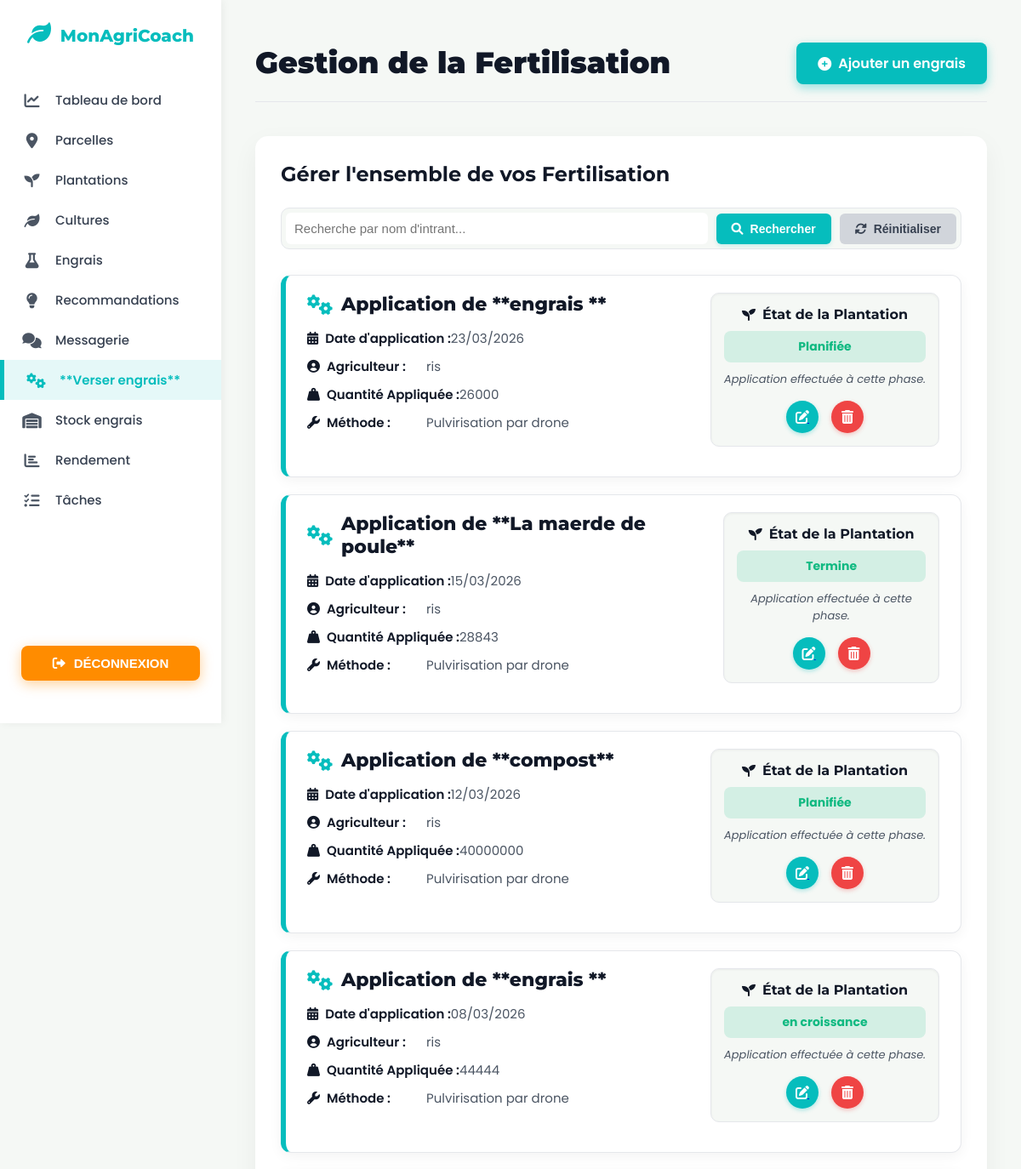
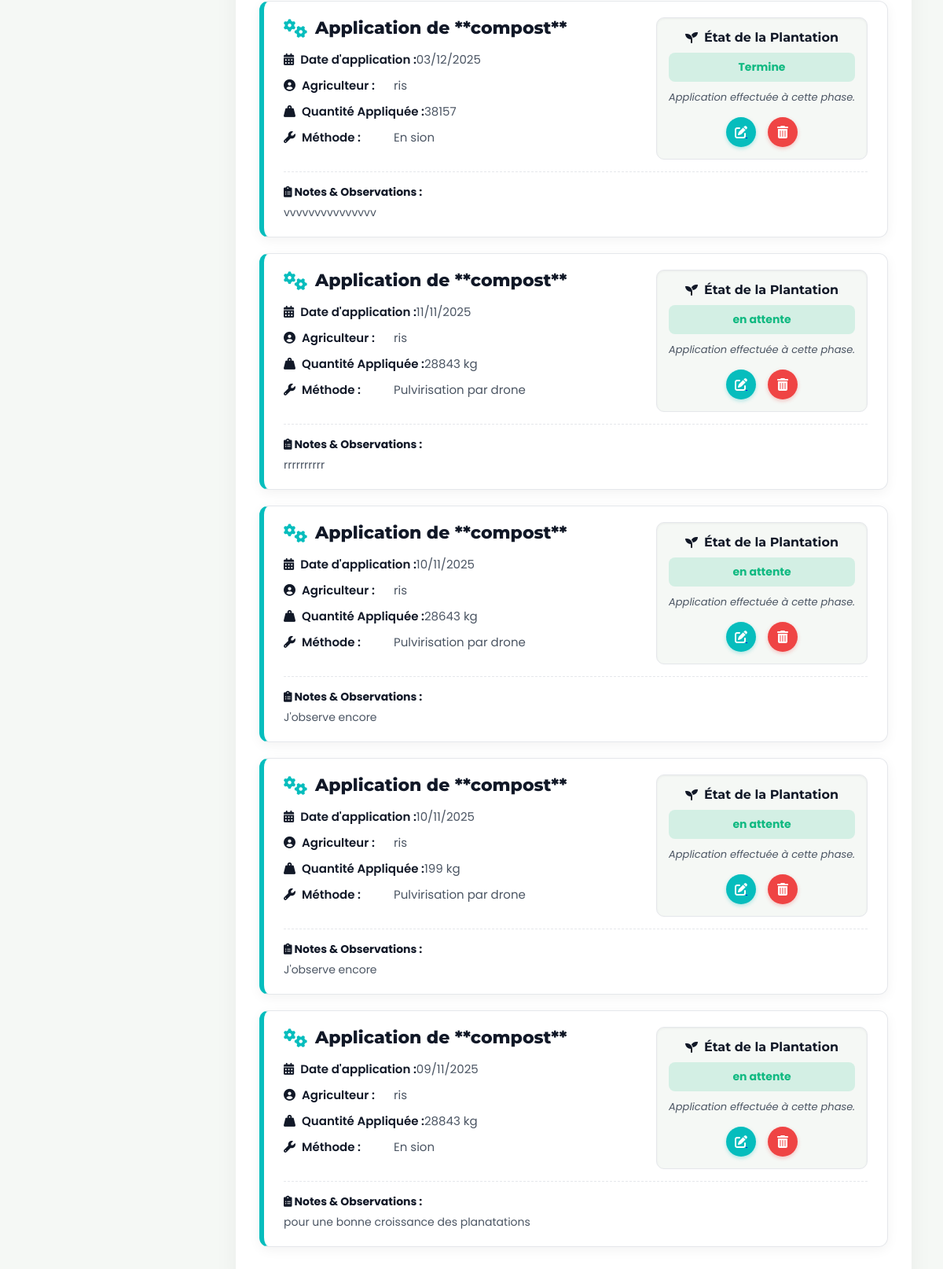
/liste_appli_intrant.php (signed in), run on the app's committed database (2 pictures, top to bottom).
### tables this page shows
CREATE TABLE `application_intrant` (
  `id` int(11) NOT NULL,
  `date_aplication` datetime NOT NULL,
  `quantite_appliquee` decimal(10,0) NOT NULL,
  `unite_appliquee` varchar(45) NOT NULL,
  `methode_application` varchar(255) NOT NULL,
  `notes` text NOT NULL,
  `id_plantation` int(11) NOT NULL,
  `id_intrant` int(11) NOT NULL,
  `id_agriculteur` int(11) NOT NULL
);

CREATE TABLE `intrant` (
  `id` int(11) NOT NULL,
  `nom_intrant` varchar(45) NOT NULL,
  `type_intrant` varchar(255) NOT NULL,
  `unite_standard` varchar(45) NOT NULL,
  `descriptions` text NOT NULL,
  `id_agriculteur` int(11) NOT NULL
);

CREATE TABLE `utilisateur` (
  `id` int(11) NOT NULL,
  `email` varchar(45) NOT NULL,
  `mot_de_passe` varchar(255) NOT NULL,
  `nom` varchar(45) NOT NULL,
  `prenom` varchar(45) NOT NULL,
  `telephone` varchar(45) NOT NULL,
  `pays` varchar(150) NOT NULL,
  `date_inscription` datetime NOT NULL,
  `type_utilisateur` varchar(45) NOT NULL,
  `reset_token` varchar(255) NOT NULL,
  `reset_token_expiration` datetime NOT NULL,
  `photo` varchar(255) NOT NULL,
  `langue` varchar(5) DEFAULT 'fr',
  `timezone` varchar(50) DEFAULT 'Africa/Douala',
  `notif_arrosage` tinyint(1) DEFAULT 1,
  `notif_stock` tinyint(1) DEFAULT 0
);

CREATE TABLE `plantation` (
  `id` int(11) NOT NULL,
  `date_semis` date NOT NULL,
  `date_recolte_prevue` date NOT NULL,
  `quantite_semis_kg_ha` decimal(10,0) NOT NULL,
  `statut_plantation` varchar(255) NOT NULL,
  `rendement_final_kg` decimal(10,0) NOT NULL,
  `unite_rendement` varchar(45) NOT NULL,
  `id_parcelle` int(11) NOT NULL,
  `id_culture` int(11) NOT NULL,
  `id_agriculteur` int(11) NOT NULL
);

### liste_appli_intrant.php (the view, shortened to what this page needs)
<?php
require_once 'db.php';
$id_agriculteur = $_SESSION['user_id'];
$apintrants = [];
try{
    $sql ="SELECT
                a.id,
                a.date_aplication,
                a.quantite_appliquee,
                a.unite_appliquee,
                a.methode_application,
                a.notes,
                p.statut_plantation AS statut_plantation,
                u.nom AS nom_agriculteur,
                i.nom_intrant AS nom_intrant
           FROM application_intrant AS a
           JOIN plantation AS p ON a.id_plantation = p.id
           JOIN intrant AS i ON a.id_intrant = i.id
           JOIN utilisateur AS u ON a.id_agriculteur = u.id
           WHERE u.type_utilisateur = 'agriculteur'
           AND a.id_agriculteur = :id_agriculteur
           ORDER BY a.date_aplication DESC";
    $stmt = $pdo->prepare($sql);
    $stmt->bindParam(':id_agriculteur', $id_agriculteur, PDO::PARAM_INT);
    $stmt->execute();
    $apintrants = $stmt->fetchAll(PDO::FETCH_ASSOC);
} catch (PDOException $e) {
    $error_message = "Erreur de récupération des applications d'intrants : " . $e->getMessage();
}
?>
<!DOCTYPE html>
<html lang="fr">
<head>
    <link rel="stylesheet" href="https://cdnjs.cloudflare.com/ajax/libs/font-awesome/6.0.0-beta3/css/all.min.css">
</head>
<body>
    <nav class="sidebar">
        <a href="index.php" class="logo">
            <i class="fas fa-leaf"></i> MonAgriCoach
        </a>
        <ul>
            <li><a href="farmer_dashboard.php"><i class="fas fa-chart-line"></i> Tableau de bord</a></li>
            <li> <a href="liste_parcelle.php"><i class="fas fa-map-marker-alt"></i> Parcelles</a></li>
            <li> <a href="liste_plantation.php"><i class="fas fa-seedling"></i> Plantations</a></li>
            <li><a href="liste_culture.php"><i class="fas fa-leaf"></i> Cultures</a></li>
            <li><a href="liste_intrant.php"><i class="fas fa-flask"></i> Engrais</a></li>
            <li> <a href="liste_recom.php"><i class="fas fa-lightbulb"></i> Recommandations</a></li>
            <li> <a href="liste_message_agri.php"><i class="fas fa-comments"></i> Messagerie</a></li>
            <li><a href="liste_appli_intrant.php"><i class="fas fa-cogs"></i> **Verser engrais**</a></li>
            <li> <a href="liste_st_intrant.php"><i class="fas fa-warehouse"></i> Stock engrais</a></li>
            <li><a href="liste_re.php"><i class="fas fa-chart-bar"></i> Rendement</a></li>
            <li><a href="liste_taches.php"><i class="fas fa-tasks"></i> Tâches</a></li>
        </ul>
        <div class="btn-deconnexion-wrapper">
            <div class="btn_lien">
                <button >
                    <a href="deconnexion.php">
                        <i class="fas fa-sign-out-alt"></i> DÉCONNEXION
                    </a>
                </button>
            </div>
        </div>
    </nav>
    <div class="main-content">
        <div class="header">
            <h1>Gestion de la Fertilisation</h1>
            <a href="appli_intrant.php" class="add-new-link">
                <i class="fas fa-plus-circle"></i> Ajouter un engrais
            </a>
        </div>
        <div class="content-container">
            <h2>Gérer l'ensemble de vos Fertilisation</h2>
            <form action="recherche_appli_intrant.php" method="GET" class="search-form">
                <input type="text" name="recherche" placeholder="Recherche par nom d'intrant..." id="search_query">
                <button type="submit"><i class="fas fa-search"></i> Rechercher</button>
                <button type="button" onclick="window.location.href='liste_appli_intrant.php'"><i class="fas fa-sync-alt"></i> Réinitialiser</button>
            </form>
            <?php if (count($apintrants) > 0): ?>
                <ul class="appli-list">
                    <?php foreach($apintrants as $apintrant ):
                        $statut = htmlspecialchars($apintrant['statut_plantation']);
                        $status_class = 'status-growing';
                    ?>
                        <li class="appli-item">
                            <div class="appli-main-row">
                                <div class="appli-details">
                                    <h3>
                                        <i class="fas fa-cogs"></i>
                                        Application de **<?= htmlspecialchars($apintrant['nom_intrant']); ?>**
                                    </h3>
                                    <div class="metadata-grid">
                                        <div class="metadata-detail">
                                            <strong><i class="fas fa-calendar-alt"></i> Date d'application :</strong>
                                            <span><?= date('d/m/Y', strtotime($apintrant['date_aplication'])); ?></span>
                                        </div>
                                        <div class="metadata-detail">
                                            <strong><i class="fas fa-user-circle"></i> Agriculteur :</strong>
                                            <span><?= htmlspecialchars($apintrant['nom_agriculteur']); ?></span>
                                        </div>
                                      <div class="metadata-detail">
    <strong><i class="fas fa-weight-hanging"></i> Quantité Appliquée :</strong>
    <span>
        <?= htmlspecialchars($apintrant['quantite_appliquee']); ?>
        <?= htmlspecialchars($apintrant['unite_appliquee'] ?? ''); ?>
    </span>
</div>
                                        <div class="metadata-detail">
                                            <strong><i class="fas fa-wrench"></i> Méthode :</strong>
                                            <span><?= htmlspecialchars($apintrant['methode_application']); ?></span>
                                        </div>
                                    </div>
                                </div>
                                <div class="appli-info-block">
                                    <h4><i class="fas fa-seedling"></i> État de la Plantation</h4>
                                    <span class="info-tag <?= $status_class; ?>">
                                        <?= $statut; ?>
                                    </span>
                                    <p style="font-size: 13px; color: var(--color-text-medium); margin: 0; font-style: italic;">
                                        Application effectuée à cette phase.
                                    </p>
                                    <div class="info-actions">
                                        <a href="modifier_ap_intrant.php?id=<?= $apintrant['id']; ?>" title="Modifier l'Application">
                                            <i class="fas fa-edit"></i>
                                        </a>
                                        <form action="supprime_ap_intrant.php" method="POST" onsubmit="return confirm('Êtes-vous sûr de vouloir supprimer cette application de <?= htmlspecialchars($apintrant['nom_intrant']); ?> du <?= date('d/m/Y', strtotime($apintrant['date_aplication'])); ?> ?');" style="display:inline;">
                                            <button type="submit" title="Supprimer l'Application" class="delete-button">
                                                <i class="fas fa-trash-alt"></i>
                                            </button>
                                        </form>
                                    </div>
                                </div>
                            </div>
                            <?php if (!empty($apintrant['notes'])): ?>
                                <div class="notes-detail">
                                    <strong><i class="fas fa-clipboard-list"></i> Notes & Observations :</strong>
                                    <?= nl2br(htmlspecialchars($apintrant['notes'])); ?>
                                </div>
                            <?php endif; ?>
                        </li>
                    <?php endforeach;?>
                </ul>
            <?php else:?>
                <p class="no-records"><i class="fas fa-info-circle"></i> Aucune application d'intrant enregistrée. Cliquez sur "**Ajouter une Application**" pour commencer.</p>
            <?php endif;?>
        </div>
    </div>
</body>
</html>

### data on the page
application_intrant: id_intrant.nom_intrant "engrais", date_aplication "23/03/2026", id_agriculteur.nom "ris", quantite_appliquee "26000", methode_application "Pulvirisation par drone", id_plantation.statut_plantation "Planifiée"
application_intrant: id_intrant.nom_intrant "La maerde de poule", date_aplication "15/03/2026", id_agriculteur.nom "ris", quantite_appliquee "28843", methode_application "Pulvirisation par drone", id_plantation.statut_plantation "Termine"
application_intrant: id_intrant.nom_intrant "compost", date_aplication "12/03/2026", id_agriculteur.nom "ris", quantite_appliquee "40000000", methode_application "Pulvirisation par drone", id_plantation.statut_plantation "Planifiée"
application_intrant: id_intrant.nom_intrant "engrais", date_aplication "08/03/2026", id_agriculteur.nom "ris", quantite_appliquee "44444", methode_application "Pulvirisation par drone", id_plantation.statut_plantation "en croissance"
application_intrant: id_intrant.nom_intrant "compost", date_aplication "03/12/2025", id_agriculteur.nom "ris", quantite_appliquee "38157", methode_application "En sion", id_plantation.statut_plantation "Termine", notes "vvvvvvvvvvvvvvv"
application_intrant: id_intrant.nom_intrant "compost", date_aplication "11/11/2025", id_agriculteur.nom "ris", quantite_appliquee "28843", unite_appliquee "kg", methode_application "Pulvirisation par drone", id_plantation.statut_plantation "en attente", notes "rrrrrrrrrr"
application_intrant: id_intrant.nom_intrant "compost", date_aplication "10/11/2025", id_agriculteur.nom "ris", quantite_appliquee "28643", unite_appliquee "kg", methode_application "Pulvirisation par drone", id_plantation.statut_plantation "en attente", notes "J'observe encore"
application_intrant: id_intrant.nom_intrant "compost", date_aplication "10/11/2025", id_agriculteur.nom "ris", quantite_appliquee "199", unite_appliquee "kg", methode_application "Pulvirisation par drone", id_plantation.statut_plantation "en attente", notes "J'observe encore"
application_intrant: id_intrant.nom_intrant "compost", date_aplication "09/11/2025", id_agriculteur.nom "ris", quantite_appliquee "28843", unite_appliquee "kg", methode_application "En sion", id_plantation.statut_plantation "en attente", notes "pour une bonne croissance des planatations"
